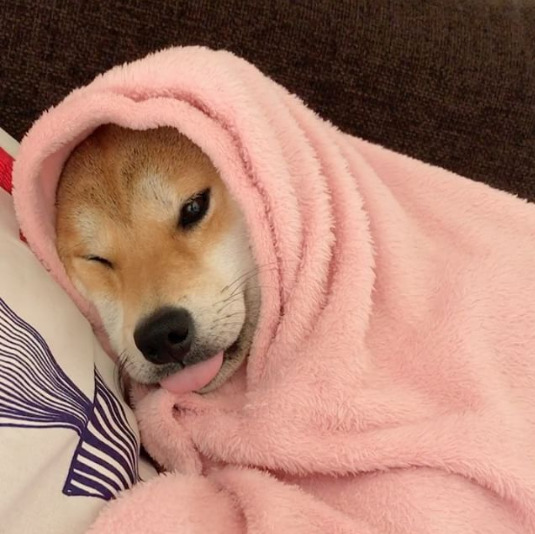
#> input picture images/input.png, 535 x 534 px
$ python histograms.py
#> lines starting #> are read from the running program, lines starting #| are printed output that depends on the picture
import cv2 as cv
import numpy as np
from matplotlib import pyplot as plt

input = cv.imread("./images/input.png")
#> input is the input picture: shape (534, 535, 3); mean B, G, R 111.8, 127.4, 171.3
# cv.calcHist([image], [channels], mask, [histSize], ranges[, hist[,accumuate]])
# Esta solo muestra el canal azul
histogram = cv.calcHist([input], [0], None, [256],[0, 256])
#> histogram = 256 values, max 4565 at index 170, min 0 at index 228, mean 1116

# Plot el histograma
plt.hist(input.ravel(), 256, [0, 256])
plt.show()
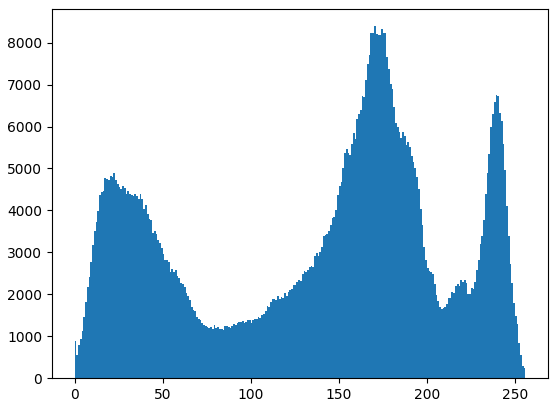
#> figure drawn by matplotlib, 1 panel; tallest bar 8392 high, from x = 170 to 171
color = ('b', 'g', 'r')

for i, col in enumerate(color):
    histogram2 = cv.calcHist([input], [i], None, [256], [0,256])
    plt.plot(histogram2, color = col)
    plt.xlim([0,256])

plt.show()
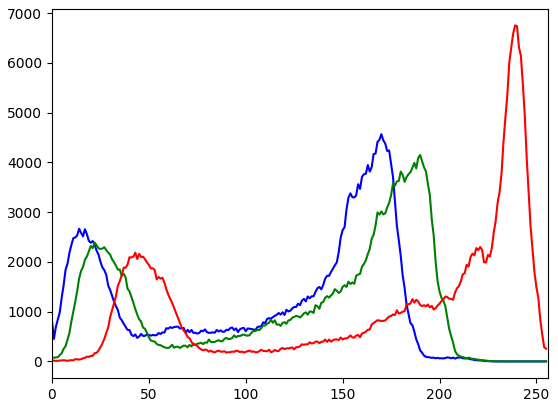
#> figure drawn by matplotlib, 1 panel; curve peaks at x = 170, y = 4565; curve peaks at x = 190, y = 4147; curve peaks at x = 239, y = 6751
